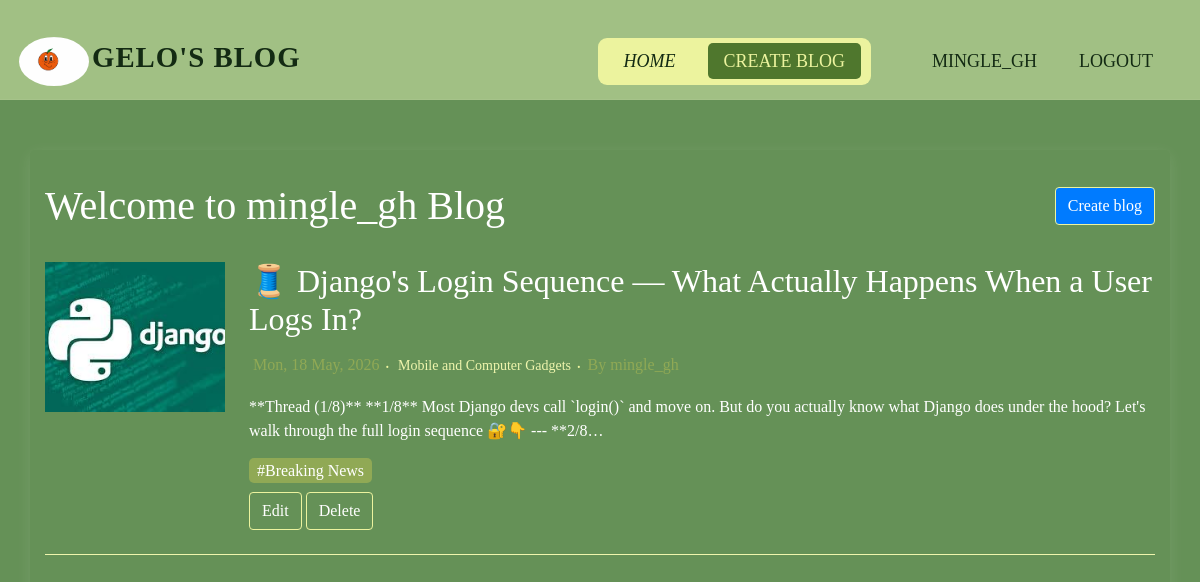
Before: /blog (signed in) with the older database file.
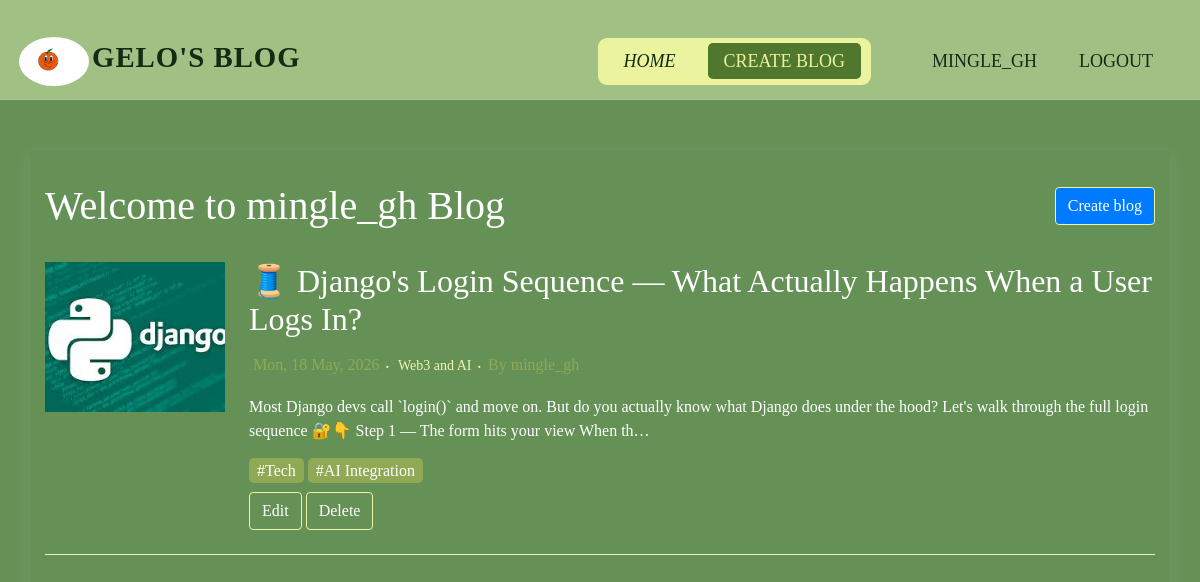
After: the same page with the newer database file.
### posts/models.py (models this page shows, shortened)
class Articles(models.Model):
    headline = models.CharField(max_length=200)
    content = models.TextField()
    published_date = models.DateTimeField(auto_now_add=True)
    category = models.ForeignKey(Categories, on_delete=models.SET_NULL, null=True, blank=True)
    tags = models.ManyToManyField(Tag, blank=True)
    featured_Image = models.ImageField(upload_to='image/', blank=True, null=True)
    reporter = models.ForeignKey(User, on_delete=models.CASCADE)

class Categories(models.Model):
    name = models.CharField(max_length=50, unique=True)
    created_on = models.DateTimeField(auto_now_add=True)

class Tag(models.Model):
    name = models.CharField(max_length=50, unique=True)
    created_on = models.DateTimeField(auto_now_add=True)
    modified_on = models.DateTimeField(auto_now=True)

### posts/views.py (the view)
# urls.py: path('blog', views.blogPost, name='blog'),
@login_required
def blogPost(request):
    blogsP = Articles.objects.filter(reporter=request.user)
    blogscount = blogsP.count()
    context = {
        'blogsP': blogsP,
        'blogscount': blogscount
    }
    return render(request, 'posts/blog.html', context)

### posts/templates/posts/blog.html
{% extends "posts/base.html" %}
{% load static %}
{% block content %}
<div class="container">
    <div class="topbar">
        <h1 class="title"> Welcome to {{user.username}} Blog </h1>
        <a class="btn btn-primary" href="{% url 'create' %}">Create blog</a>
    </div>
    {% if blogscount == 0%}
        <p> There are no Blog Post yet.</p>
        {% else %}
            <div class="">
                {% for blog  in blogsP reversed %}
                    <div class="article">
                        <div class="article-image">
                            {% if blog.featured_Image %}
                            <img src="{{blog.featured_Image.url}}" alt="{{blog.title}}">
                            {% endif %}
                        </div>
                        <div class="article-content">
                            <h2> {{blog.headline}} </h2>
                            <div class="article-dc d-flex align-items-center m-1">
                                <div class="article-date"> {{blog.published_date|date:"D, d M, Y"}}</div>
                                <i class="fa">.</i>
                                {% if blog.category %}
                                <p class="text-c"> {{blog.category.name}} </p>
                                {% endif %}
                                <i class="fa">.</i>
                                {% if blog.reporter %}
                                <p class="article-date">By {{blog.reporter}}</p>
                                {% endif %}
                            </div>
                            <p class=""> {{blog.content|truncatechars:200}}</p>
                            {% if blog.tags.all %}
                            <div class="tags">
                                {% for tag in blog.tags.all %}
                                    <span class="article-tag">#{{tag.name}}</span>
                                {% endfor %}
                            </div>
                            {% endif %}
                            <div class="article-buttons">
                                <a class="btn" href="{% url 'edit' blog.id %}">Edit</a>
                                <a class="btn" href="{% url 'delete' blog.id %}">Delete</a>
                            </div>
                        </div>
                    </div>
                {% endfor %}
        </div>
    {% endif %}
</div>
{% endblock %}

Changed rows visible on the page:
changed Articles "🧵 Django's Login Sequence — What Actually Happens When a User Logs In?": loses Tag (name "Breaking News"); category.name "Mobile and Computer Gadgets" → "Web3 and AI"; content "**Thread (1/8)** **1/8** Most Django devs call `login()` and move on. But do you actually know what Django does under the hood? Let's walk through the full login sequence 🔐👇 --- **2/8…" → "Most Django devs call `login()` and move on. But do you actually know what Django does under the hood? Let's walk through the full login sequence 🔐👇 Step 1 — The form hits your view When th…"
added Tag: name "Tech"
added Tag: name "AI Integration"
